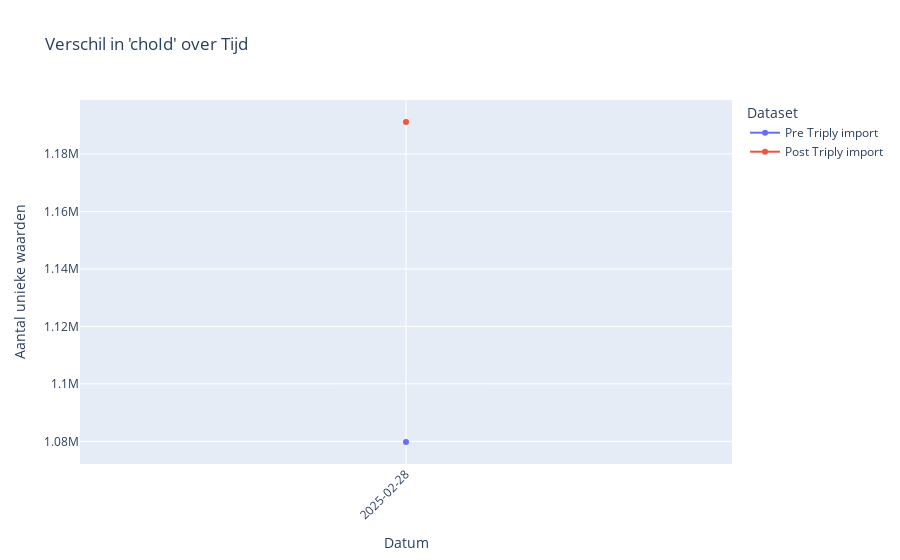

The code cell stored with this chart in its notebook:
### Markdown cell above
### Tijdlijn

### Code cell
dataset_tellingen_tijdlijn = pd.read_csv("csv/dataset_tellingen_tijdlijn.csv", dtype={"datum": str})
fig = px.line(
    dataset_tellingen_tijdlijn[dataset_tellingen_tijdlijn["attribuut"] == "choId"],  # Directe filtering
    x="datum",
    y=["Pre Triply import", "Post Triply import"],
    markers=True,
    title="Verschil in 'choId' over Tijd",
    labels={"datum": "Datum", "value": "Aantal"},
)

fig.update_layout(
    xaxis=dict(type="category"),
    xaxis_tickangle=-45,
    xaxis_title="Datum",
    yaxis_title="Aantal unieke waarden",
    legend_title="Dataset",
)

fig.show()

### Figure 1 — Plotly figure (JSON) as saved in the notebook; plotly's stock layout.template omitted (floating-point values rounded to 4 significant figures)
{"data": [{"hovertemplate": "variable=Pre Triply import<br>Datum=%{x}<br>Aantal=%{y}<extra></extra>", "legendgroup": "Pre Triply import", "line": {"color": "#636efa", "dash": "solid"}, "marker": {"symbol": "circle"}, "mode": "lines+markers", "name": "Pre Triply import", "orientation": "v", "showlegend": true, "type": "scatter", "x": ["2025-02-28"], "xaxis": "x", "y": [1079758], "yaxis": "y"}, {"hovertemplate": "variable=Post Triply import<br>Datum=%{x}<br>Aantal=%{y}<extra></extra>", "legendgroup": "Post Triply import", "line": {"color": "#EF553B", "dash": "solid"}, "marker": {"symbol": "circle"}, "mode": "lines+markers", "name": "Post Triply import", "orientation": "v", "showlegend": true, "type": "scatter", "x": ["2025-02-28"], "xaxis": "x", "y": [1191113], "yaxis": "y"}], "layout": {"legend": {"title": {"text": "Dataset"}, "tracegroupgap": 0}, "title": {"text": "Verschil in 'choId' over Tijd"}, "xaxis": {"anchor": "y", "domain": [0, 1], "tickangle": -45, "title": {"text": "Datum"}, "type": "category"}, "yaxis": {"anchor": "x", "domain": [0, 1], "title": {"text": "Aantal unieke waarden"}}}}
